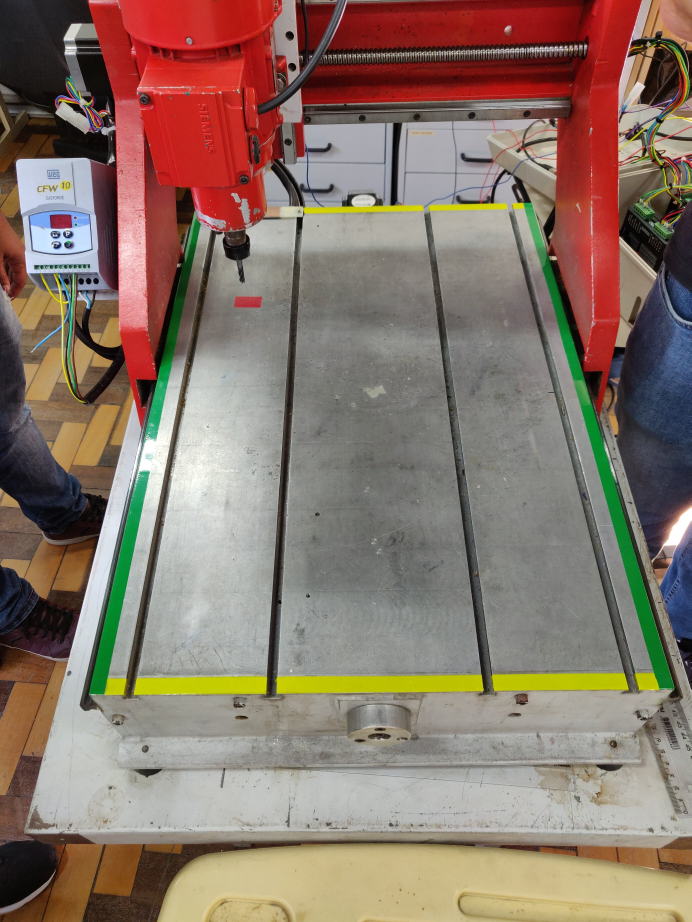
#> input picture img/find_blank/table.jpg, 3456 x 4608 px, given in place of aligned.png, which was not available (shown at 1/5 size)
$ python sub_img_3.py
#> lines starting #> are read from the running program, lines starting #| are printed output that depends on the picture; after the words box and inside, x2 and y2 are one past the last pixel; in counts of white or black regions, pixels touching at a corner belong together; pictures that were not available may be replaced by others from this repository, and a replacement may not be noted
import numpy as np
import cv2
from matplotlib import pyplot as plt
import os

def resize(img, height=800):
    # Resize image to given height
    rat = height / img.shape[0]
    return cv2.resize(img, (int(rat * img.shape[1]), height))

def diff(bright, dark):
#> called with bright = '../img/find_blank/blank.png', dark = '../img/find_blank/aligned.png'
    no_light = cv2.imread(dark)
#> no_light is the input picture: shape (4608, 3456, 3); mean B, G, R 105.7, 117.8, 137.3
    no_light = cv2.bilateralFilter(no_light, 9, 100, 100)
    no_light = cv2.cvtColor(no_light,cv2.COLOR_BGR2HSV)
#> no_light: shape (4608, 3456, 3); mean H, S, V 42.4, 72, 142
    flash_light = cv2.imread(bright)
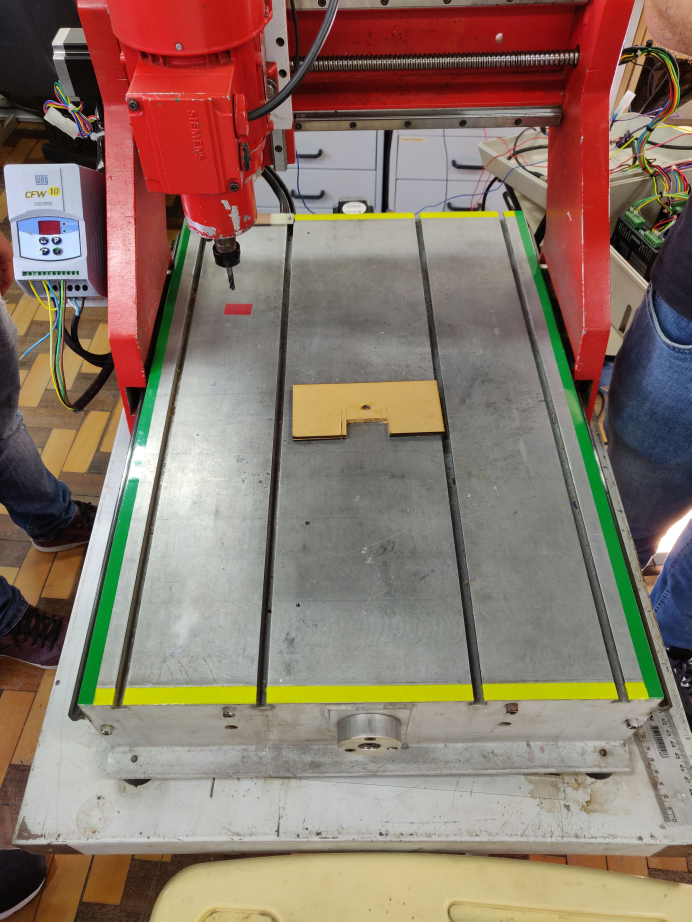
#> input picture img/find_blank/blank.jpg, 3456 x 4608 px, given in place of blank.png, which was not available (shown at 1/5 size)
#> flash_light is the input picture: shape (4608, 3456, 3); mean B, G, R 104.6, 117.4, 137.5
    flash_light = cv2.bilateralFilter(flash_light, 9, 100, 100)
    flash_light = cv2.cvtColor(flash_light,cv2.COLOR_BGR2HSV)
#> flash_light: shape (4608, 3456, 3); mean H, S, V 40.9, 74.8, 142.3

    (channel_h, channel_s, no_light_v) = cv2.split(no_light)
    (channel_h, channel_s, flash_light_v) = cv2.split(flash_light)

    sub = cv2.absdiff(flash_light, no_light)
#> sub: shape (4608, 3456, 3); mean H, S, V 20.5, 32.6, 29.6
    #sub = cv2.subtract(flash_light_v, no_light_v)

    cv2.imwrite('../img/find_blank/sub.png',sub)

    # plt.imshow(sub, cmap = 'gray', interpolation = 'bicubic')
    # plt.xticks([]), plt.yticks([])  # to hide tick values on X and Y axis
    # plt.show()

def canny(img_name):
    img = cv2.imread(img_name, 0)
    edges = cv2.Canny(img,100,200,True)

    plt.subplot(121),plt.imshow(img,cmap = 'gray')
    plt.title('Original Image'), plt.xticks([]), plt.yticks([])
    plt.subplot(122),plt.imshow(edges,cmap = 'gray')
    plt.title('Edge Image'), plt.xticks([]), plt.yticks([])

    plt.show()

def article(img_name, diff='sub.png'):

    # Resize and convert to grayscale
    # img = resize(cv2.imread(img_name, 0))
#> called with img_name = '../img/find_blank/sub.png', diff = '../img/find_blank/sub.png'
    img = cv2.imread(img_name, 0)
#> img: shape (4608, 3456); min 0, max 213, mean 29.8
    cv2.imwrite('../img/find_blank/article_0.png',img)

    # Bilateral filter preserv edges
    img = cv2.bilateralFilter(img, 9, 100, 100)
    cv2.imwrite('../img/find_blank/article_1.png',img)

    diff_img = cv2.imread(diff, 0)

    # from second article! (https://www.learnopencv.com/filling-holes-in-an-image-using-opencv-python-c/)

    #TESTE
    # Otsu's thresholding after Gaussian filtering
    blur = cv2.GaussianBlur(diff_img,(555,555),0)
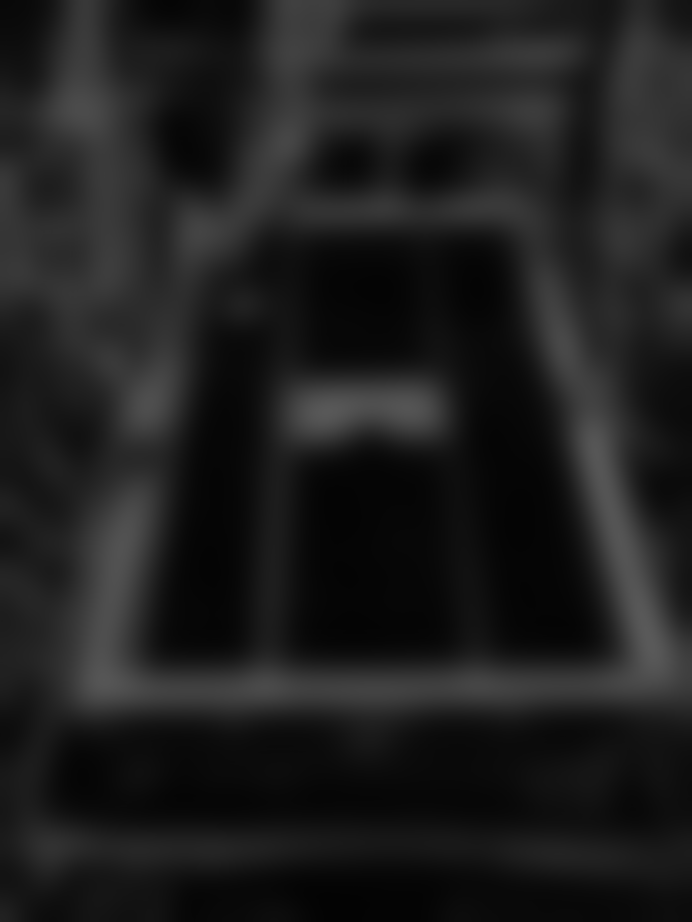
#> blur: shape (4608, 3456) (shown at 1/5 size); min 3, max 89, mean 29.8
    ret3,th3 = cv2.threshold(blur,0,255,cv2.THRESH_BINARY+cv2.THRESH_OTSU)
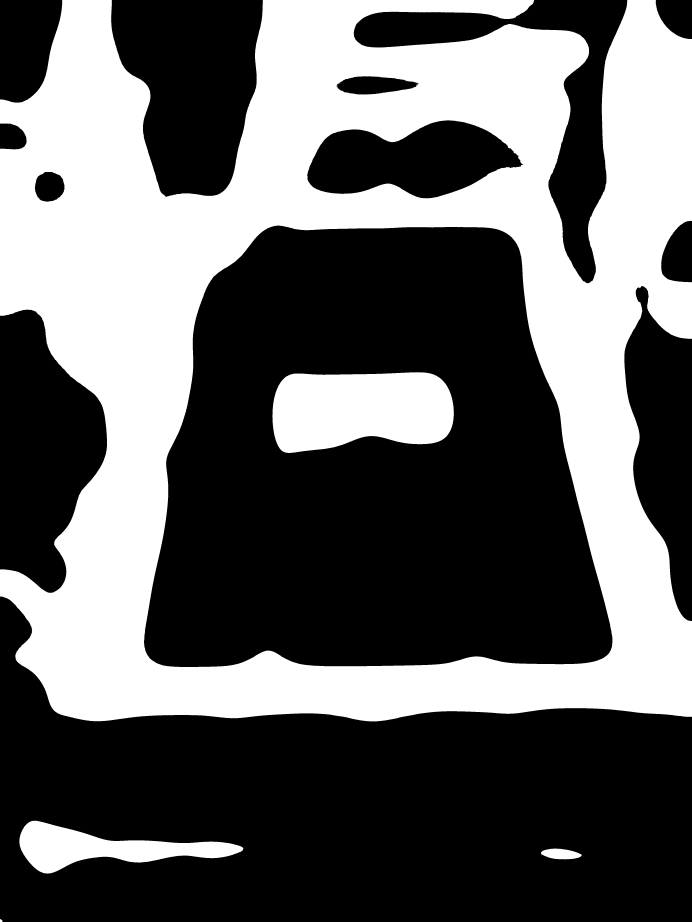
#> th3: shape (4608, 3456) (shown at 1/5 size); 39% white; 15 white regions (10 under 20 px), largest, box (x1, y1, x2, y2) and area: (0, 0, 3456, 3607) 5767679, (1362, 1861, 2269, 2265) 305863, (97, 4104, 1218, 4368) 130283, (2704, 4243, 2908, 4297) 7976, (0, 4595, 13, 4608) 118
#> ret3 = 33
    print(ret3)
#| 33.0
    cv2.imwrite('../img/find_blank/article_2.png',th3)

    kernel = np.ones((10,10),np.uint8)
    dilation = cv2.dilate(th3,kernel,iterations = 10)
#> dilation: shape (4608, 3456); 50.2% white; 14 black regions, largest, box (x1, y1, x2, y2) and area: (775, 1186, 3016, 3295) 3313276, (0, 3045, 3456, 4608) 3141545, (608, 0, 1273, 933) 426367
    cv2.imwrite('../img/find_blank/article_3.png',dilation)

    res = dilation & img
    ret3,res = cv2.threshold(res,0,255,cv2.THRESH_TOZERO+cv2.THRESH_OTSU)
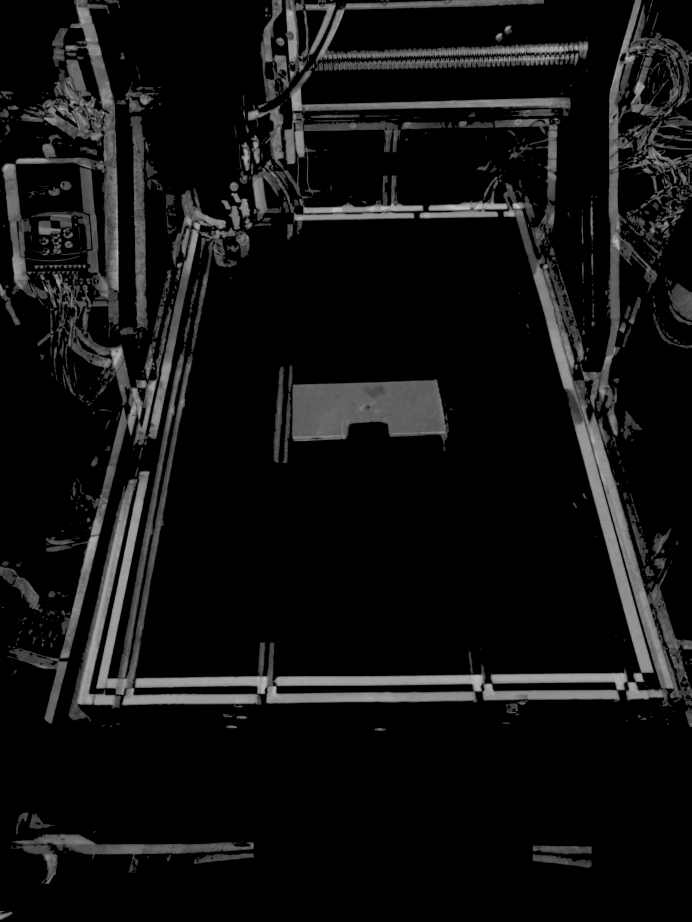
#> res: shape (4608, 3456) (shown at 1/5 size); min 0, max 198, mean 18
#> ret3 = 52
    cv2.imwrite('../img/find_blank/article_4.png',res)
    #FIM-TESTE

    im_in = res.copy()

    # Threshold from fisrt article.
    ret3,im_th = cv2.threshold(im_in,0,255,cv2.THRESH_BINARY+cv2.THRESH_OTSU)
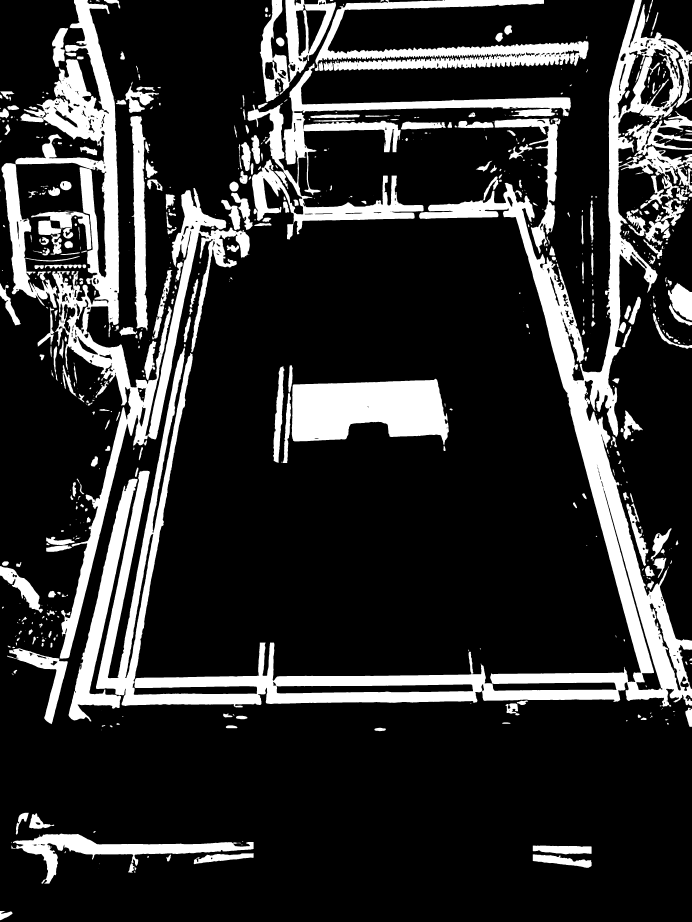
#> im_th: shape (4608, 3456) (shown at 1/5 size); 18.4% white; 735 white regions (206 under 20 px), largest, box (x1, y1, x2, y2) and area: (480, 0, 3456, 3537) 1053756, (77, 0, 859, 3293) 395910, (1238, 317, 2854, 1197) 216617
#> ret3 = 0

    cv2.imwrite('../img/find_blank/article_5.png',im_th)
    closing = cv2.morphologyEx(im_th, cv2.MORPH_CLOSE, kernel)
#> closing: shape (4608, 3456); 19.4% white; 342 white regions (95 under 20 px), largest, box (x1, y1, x2, y2) and area: (8, 0, 3456, 3622) 2484994, (1409, 1828, 2245, 2316) 207274, (58, 4169, 1269, 4419) 75611
    opening = cv2.morphologyEx(closing, cv2.MORPH_OPEN, kernel)
#> opening: shape (4608, 3456); 18.9% white; 156 white regions, largest, box (x1, y1, x2, y2) and area: (346, 0, 3456, 3603) 1258227, (10, 0, 1264, 3295) 645351, (1418, 1829, 2246, 2317) 206612
    cv2.imwrite('../img/find_blank/article_5_1.png',opening)

    # end second article!

    # Median filter clears small details
    img = cv2.medianBlur(opening, 11)
#> img: shape (4608, 3456); 18.9% white; 144 white regions, largest, box (x1, y1, x2, y2) and area: (346, 0, 3456, 3603) 1311033, (10, 0, 1264, 3295) 647434, (1305, 0, 2944, 509) 242019
    cv2.imwrite('../img/find_blank/article_6.png',img)

    comp = (img & cv2.imread(img_name, 0)) | cv2.bitwise_not(img)
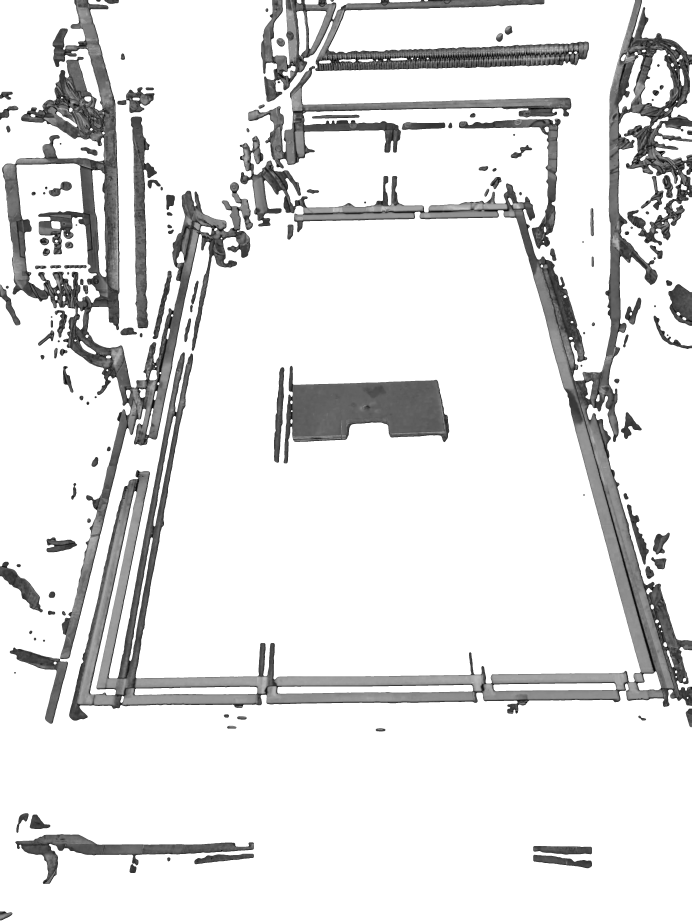
#> comp: shape (4608, 3456) (shown at 1/5 size); min 0, max 255, mean 224.9
    cv2.imwrite('../img/find_blank/comp.png',comp)

    # Add black border in case that page is touching an image border
    img = cv2.copyMakeBorder(img, 5, 5, 5, 5, cv2.BORDER_CONSTANT, value=[0, 0, 0])
#> img: shape (4618, 3466); 18.8% white; 144 white regions, largest, box (x1, y1, x2, y2) and area: (351, 5, 3461, 3608) 1311033, (15, 5, 1269, 3300) 647434, (1310, 5, 2949, 514) 242019
    cv2.imwrite('../img/find_blank/article_7.png',img)

    edges = cv2.Canny(img, 200, 250)
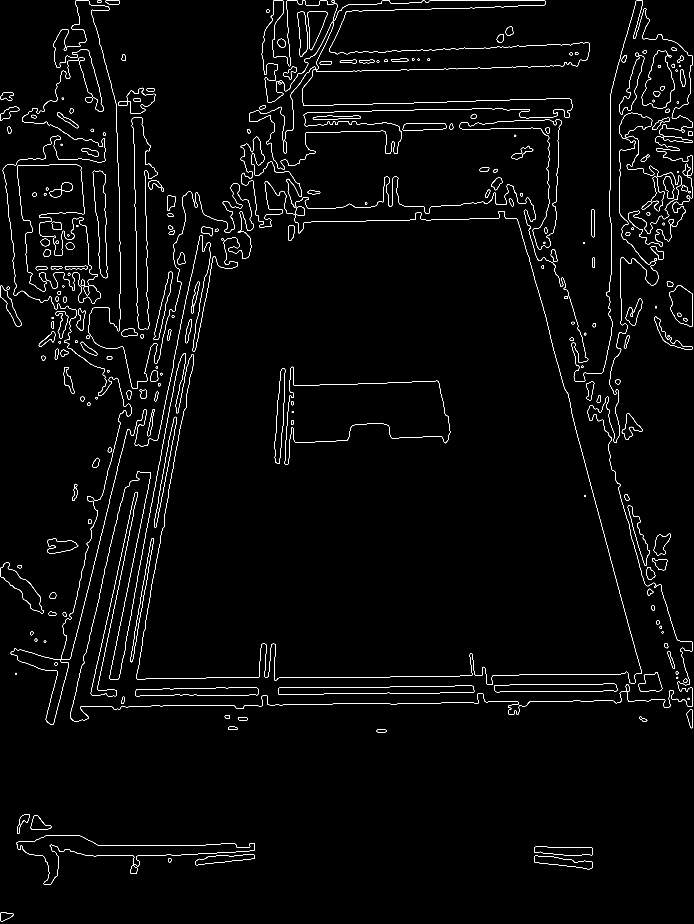
#> edges: shape (4618, 3466) (shown at 1/5 size); 0.83% white in thin lines or dots
    cv2.imwrite('../img/find_blank/article.png',edges)

def range_img(name):
    lower_black = np.array([0,0,0], dtype = "uint16")
    upper_black = np.array([70,70,70], dtype = "uint16")
    black_mask = cv2.inRange(frame, lower_black, upper_black)

def stitch(names):
    pics = ()
    for name in names:
        img = cv2.imread(name)
        pics = pics + (img,)
        print("@@@")
        cv2.imshow(name, img)
    cv2.waitKey(0)
    # pics = (cv2.imread(name) for name in names)
    # print(pics)
    stitcher = cv2.createStitcher(False)
    result = stitcher.stitch(pics)
    cv2.imwrite("../img/find_blank/result.png", result[1])

def main():
    # [4 lines of commented-out code are left out]
    diff('../img/find_blank/blank.png', '../img/find_blank/aligned.png')
    article('../img/find_blank/sub.png', '../img/find_blank/sub.png')

if __name__ == '__main__':
    main()
